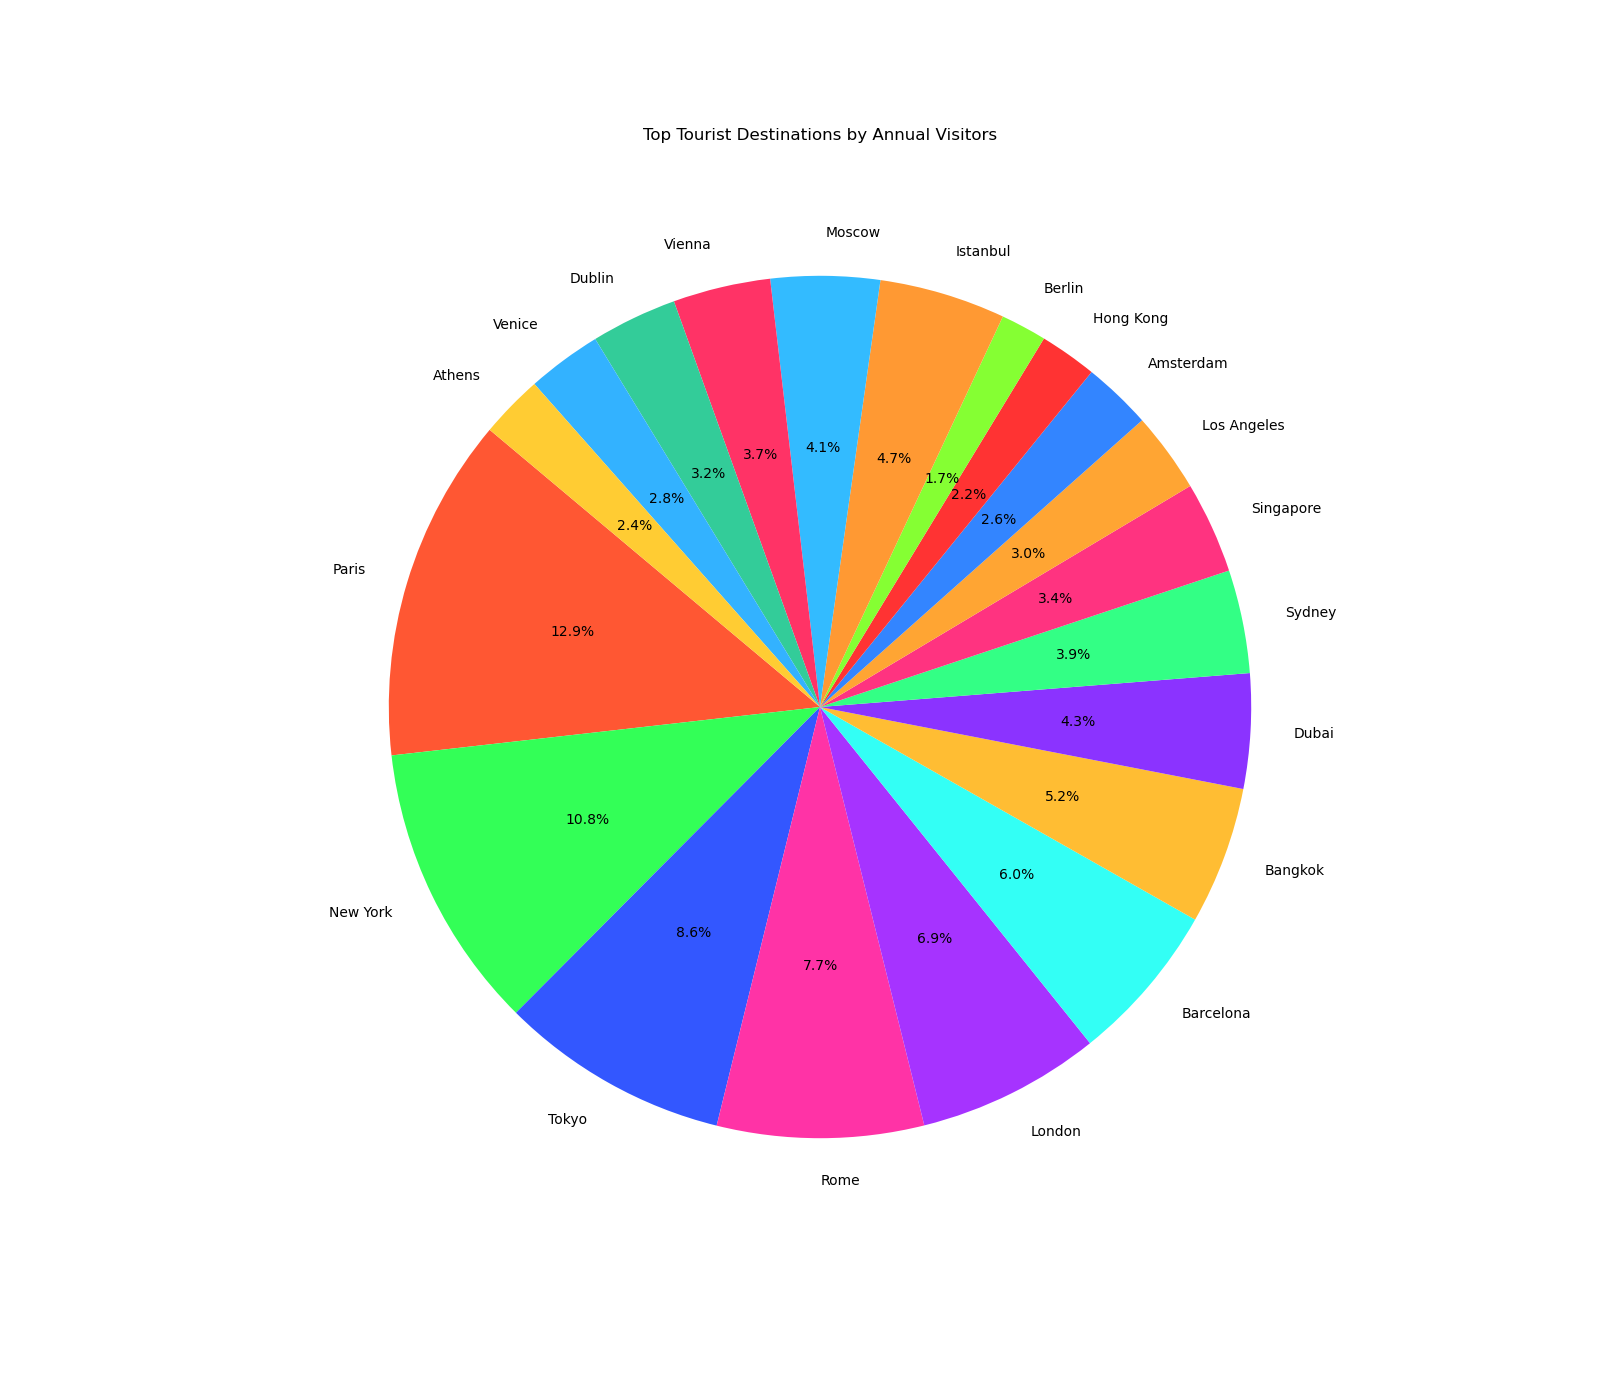

This figure's Python source:

import matplotlib.pyplot as plt

# Data
destinations = [
    'Paris', 'New York', 'Tokyo', 'Rome', 'London', 
    'Barcelona', 'Bangkok', 'Dubai', 'Sydney', 
    'Singapore', 'Los Angeles', 'Amsterdam', 
    'Hong Kong', 'Berlin', 'Istanbul', 'Moscow',
    'Vienna', 'Dublin', 'Venice', 'Athens'
]
visitors = [
    300, 250, 200, 180, 160, 140, 120, 100, 90, 
    80, 70, 60, 50, 40, 110, 95, 85, 75, 65, 55
]
colors = [
    '#FF5733', '#33FF57', '#3357FF', '#FF33A6', '#A633FF', 
    '#33FFF5', '#FFBD33', '#8B33FF', '#33FF85', '#FF3380', 
    '#FFA533', '#3385FF', '#FF3333', '#85FF33', '#FF9933',
    '#33BBFF', '#FF3366', '#33CC99', '#33B2FF', '#FFCC33'
]

# Create a pie chart
plt.figure(figsize=(16, 14))  # Adjusting the size of the pie chart
plt.pie(visitors, labels=destinations, colors=colors, startangle=140, autopct='%1.1f%%')

# Title of the pie chart
plt.title('Top Tourist Destinations by Annual Visitors', pad=20)

plt.show()
